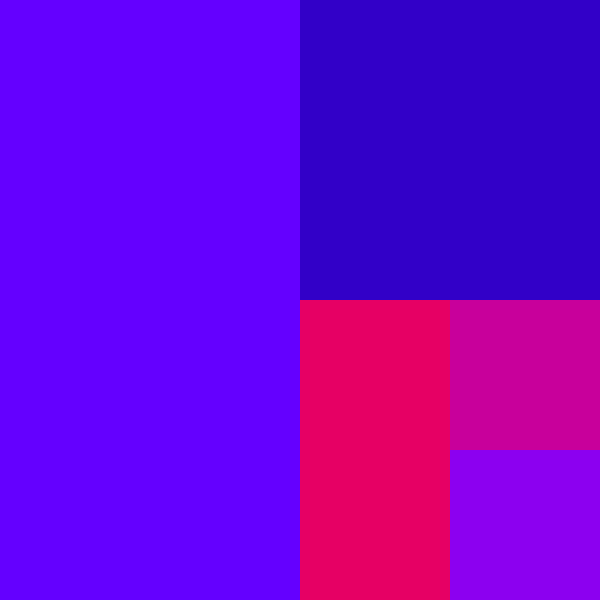
Frame 1 (no input)
Frame 60 (no input): identical to frame 1, image omitted
Frame 120 (the mouse pressed at the canvas centre since frame 60): identical to frame 1, image omitted

The p5.js sketch that drew this single still picture (run headless with seeded random() and noise() and a simulated clock; from frame 60 on, the mouse is pressed at the canvas centre):

// p5.js sketch
// ── sketch.js
function setup () {
    createCanvas(600,600)
}

function draw() {
    noStroke()
    background(100,0,170);
    fill (100,0,255)
    rect (0, 0, width / 2, height) ;
    fill(50,0,200)
    rect(300,0, width /2, height) ;
    fill(230,0,100)
    rect (300,300, width /2, height) ;
    fill(200,0,155)
    rect (450,300, width /2,height) ;
    fill(140,0,240)
 rect (450,450, width /2, height) ;
}
